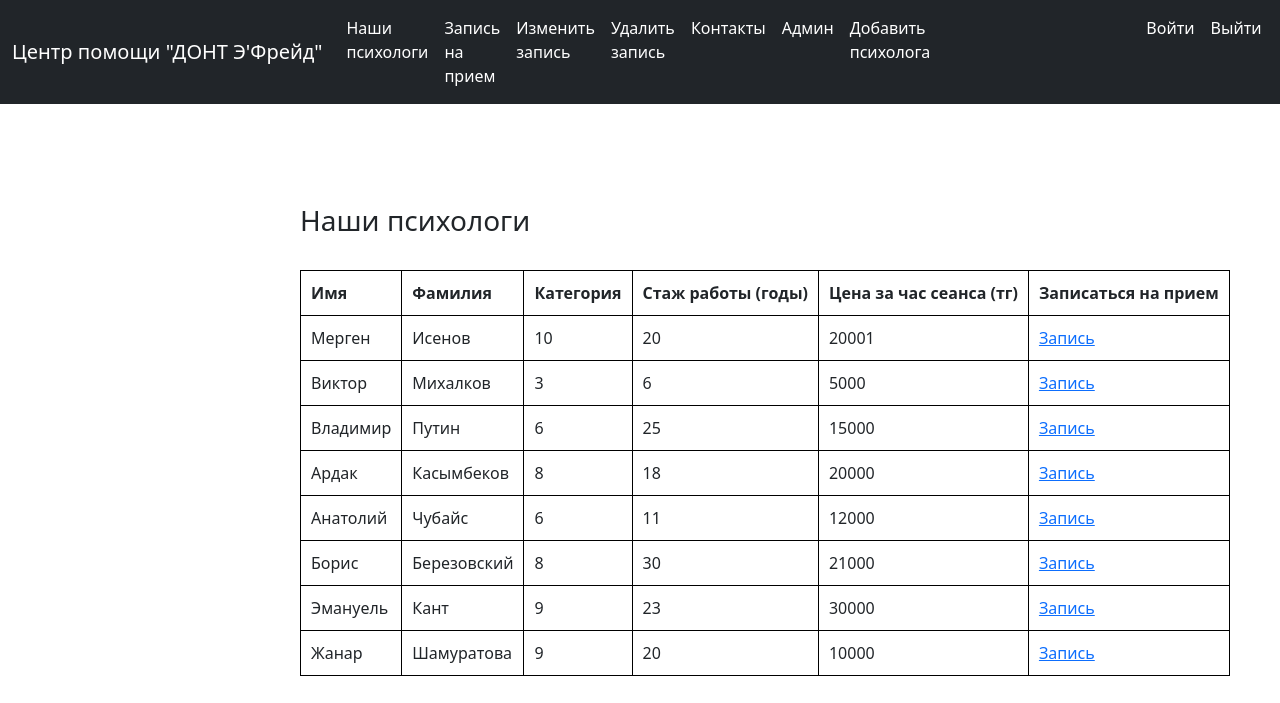
The page /psychologist/ on the database its author committed.
### app/models.py (models this page shows, shortened)
class Psychologist(models.Model):
    fname = models.CharField(max_length=30)
    lname = models.CharField(max_length=30)
    category = models.IntegerField(validators=[MinValueValidator(0), MaxValueValidator(10)])
    experience = models.IntegerField()
    hour_price = models.IntegerField(null=True)

### app/views.py (the view)
# urls.py: path('psychologist/', psychologist, name='psychologist'),
def psychologist(request):
    psy = Psychologist.objects.all()
    context = {'psy':psy}
    return render(request, 'psychologist.html', context)

### app/templates/psychologist.html (shortened to what this page needs)
<!DOCTYPE html>
<html lang="en">
<head>
    <link href="https://cdn.jsdelivr.net/npm/bootstrap@5.3.0/dist/css/bootstrap.min.css" rel="stylesheet">
</head>
<body>
    <nav class="navbar navbar-expand navbar-dark bg-dark" aria-label="Second navbar example">
        <div class="container-fluid">
            <a class="navbar-brand" href="{% url 'index' %}">Центр помощи "ДОНТ Э'Фрейд"</a>
            <div class="collapse navbar-collapse" id="navbarsExample02">
                <ul class="navbar-nav me-auto">
                    <li class="nav-item">
                        <a class="nav-link active" aria-current="page" href="{% url 'psychologist' %}">Наши психологи</a>
                    </li>
                    <li class="nav-item">
                        <a class="nav-link active" aria-current="page" href="{% url 'psychologist' %}">Запись на прием</a>
                    </li>
                    <li class="nav-item">
                        <a class="nav-link active" aria-current="page" href="{% url 'update_appointment' %}">Изменить запись</a>
                    </li>
                    <li class="nav-item">
                        <a class="nav-link active" aria-current="page" href="{% url 'delete_appointment' %}">Удалить запись</a>
                    </li>
                    <li class="nav-item">
                        <a class="nav-link active" aria-current="page" href="{% url 'contact_us' %}">Контакты</a>
                    </li>
                    <li class="nav-item">
                        <a class="nav-link active" aria-current="page" href="{% url 'home' %}">Админ</a>
                    </li>
                    <li class="nav-item">
                        <a class="nav-link active" aria-current="page" href="{% url 'add_psy' %}">Добавить психолога</a>
                    </li>
                    <li class="nav-item" style="text-align: right; margin-left:200px;">
                        <a class="nav-link active" aria-current="page" href="{% url 'user_login' %}">Войти</a>
                    </li>
                    <li class="nav-item">
                        <a class="nav-link active" aria-current="page" href="{% url 'user_logout' %}">Выйти</a>
                    </li>
                </ul>
            </div>
        </div>
    </nav>
    <div style="margin-left: 300px; margin-top: 100px;">
        <h3> Наши психологи </h3> <br>
        <table>
            <tr>
                <th> Имя </th>
                <th> Фамилия </th>
                <th> Категория </th>
                <th> Стаж работы (годы) </th>
                <th> Цена за час сеансa (тг) </th>
                <th> Записаться на прием </th>
            </tr>
            {% for each in psy %}
            <tr>
                <td> {{ each.fname }} </td>
                <td> {{ each.lname }} </td>
                <td> {{ each.category }} </td>
                <td> {{ each.experience }} </td>
                <td> {{ each.hour_price }} </td>
                <td> <a href="{% url 'appointment' each.id %}"> Запись </a> </td>
            </tr>
            {% endfor %}
        </table>
    </div>
</body>
</html>

### app/templates/psychologist.html (style rules this page uses)
th, td { border: 1px solid black; max-width: 500px; padding: 10px; }

### rows shown on the page
Psychologist: fname "Мерген", lname "Исенов", category "10", experience "20", hour_price "20001"
Psychologist: fname "Виктор", lname "Михалков", category "3", experience "6", hour_price "5000"
Psychologist: fname "Владимир", lname "Путин", category "6", experience "25", hour_price "15000"
Psychologist: fname "Ардак", lname "Касымбеков", category "8", experience "18", hour_price "20000"
Psychologist: fname "Анатолий", lname "Чубайс", category "6", experience "11", hour_price "12000"
Psychologist: fname "Борис", lname "Березовский", category "8", experience "30", hour_price "21000"
Psychologist: fname "Эмануель", lname "Кант", category "9", experience "23", hour_price "30000"
Psychologist: fname "Жанар", lname "Шамуратова", category "9", experience "20", hour_price "10000"
